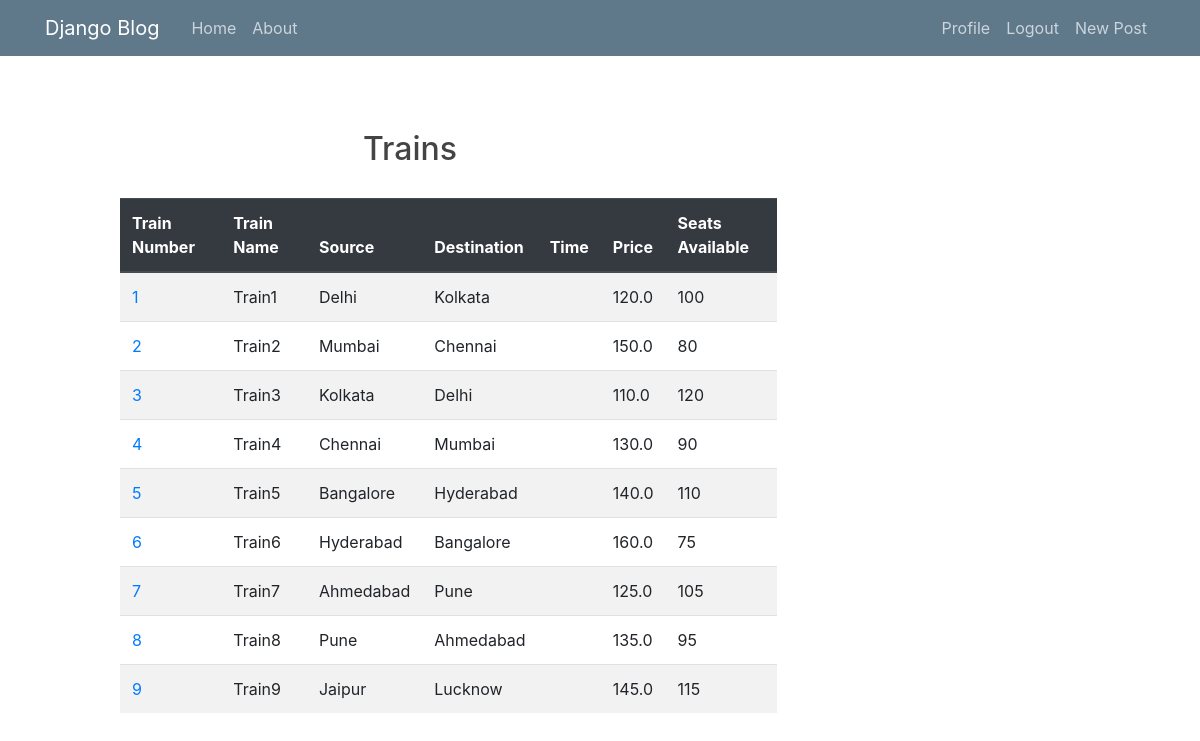
Screenshot of /alltrains/ (signed in) with the database file from the repository.
### railway/models.py (models this page shows)
class train(models.Model):
    train_name=models.CharField(max_length=50)
    source=models.CharField(max_length=50)
    destination=models.CharField(max_length=50)
    price=models.FloatField(default=120)
    arrival_time=models.TimeField()
    departure_time=models.TimeField()
    seats_available=models.IntegerField(default=100)
    running_days = models.CharField(max_length=50)

### railway/views.py (the view)
# urls.py: path('alltrains/', views.index , name='viewtrains'),
def index(request):
    lis = train.objects.all()
    return render(request, 'railway/alltrains.html', {"lis": lis})

### railway/templates/railway/alltrains.html
{% extends "railway/rail_base.html" %}
{% block content %}
<div style="margin-top: 50px;">
    <center><h2> Trains </h2></center>
    <table class="table table-striped" style="width: 90%;margin-left:75px ;margin-top: 30px;">
        <thead class="thead-dark">
            <tr>
                <th scope="col">Train Number</th>
                <th scope="col">Train Name</th>
                <th scope="col">Source</th>
                <th scope="col">Destination</th>
                <th scope="col">Time</th>
                <th scope="col">Price</th>
                <th scope="col">Seats Available</th>
            </tr>
        </thead>
        <tbody>
            {%for p in lis%}
            <tr>
                <td><a href="http://127.0.0.1:8000/reservation/{{p.pk}}">{{p.pk}}</a></td>
                <td>{{p.train_name}}</td>
                <td>{{p.source}}</td>
                <td>{{p.destination}}</td>
                <td>{{p.time}}</td>
                <td>{{p.price}}</td>
                <td>{{p.seats_available}}</td>
            </tr>
            {% endfor %}
        </tbody>
    </table>
</div>
{% endblock %}

### railway/static/railway/r_main.css (style rules this page uses)
body { background: #ffffff; color: #333333; margin-top: 5rem; }
h1, h2, h3, h4, h5, h6 { color: #444444; }

### rows the page displays
train: pk "1", train_name "Train1", source "Delhi", destination "Kolkata", price "120.0", seats_available "100"
train: pk "2", train_name "Train2", source "Mumbai", destination "Chennai", price "150.0", seats_available "80"
train: pk "3", train_name "Train3", source "Kolkata", destination "Delhi", price "110.0", seats_available "120"
train: pk "4", train_name "Train4", source "Chennai", destination "Mumbai", price "130.0", seats_available "90"
train: pk "5", train_name "Train5", source "Bangalore", destination "Hyderabad", price "140.0", seats_available "110"
train: pk "6", train_name "Train6", source "Hyderabad", destination "Bangalore", price "160.0", seats_available "75"
train: pk "7", train_name "Train7", source "Ahmedabad", destination "Pune", price "125.0", seats_available "105"
train: pk "8", train_name "Train8", source "Pune", destination "Ahmedabad", price "135.0", seats_available "95"
train: pk "9", train_name "Train9", source "Jaipur", destination "Lucknow", price "145.0", seats_available "115"
